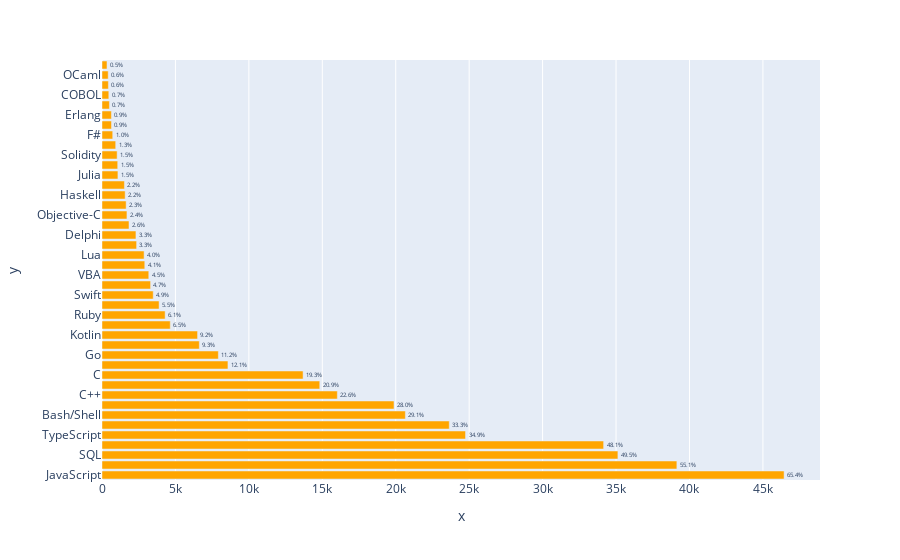

Source (notebook cell):
### Code cell
plot_df2(df,'LanguageHaveWorkedWith','orange')

### Figure 1 — Plotly figure (JSON) as saved in the notebook; plotly's stock layout.template omitted (floating-point values rounded to 4 significant figures)
{"data": [{"alignmentgroup": "True", "hovertemplate": "x=%{x}<br>y=%{y}<br>text=%{text}<extra></extra>", "legendgroup": "", "marker": {"color": "orange", "pattern": {"shape": ""}}, "name": "", "offsetgroup": "", "orientation": "h", "showlegend": false, "text": ["65.4%", "55.1%", "49.5%", "48.1%", "34.9%", "33.3%", "29.1%", "28.0%", "22.6%", "20.9%", "19.3%", "12.1%", "11.2%", "9.3%", "9.2%", "6.5%", "6.1%", "5.5%", "4.9%", "4.7%", "4.5%", "4.1%", "4.0%", "3.3%", "3.3%", "2.6%", "2.4%", "2.3%", "2.2%", "2.2%", "1.5%", "1.5%", "1.5%", "1.3%", "1.0%", "0.9%", "0.9%", "0.7%", "0.7%", "0.6%", "0.6%", "0.5%"], "textposition": "outside", "type": "bar", "x": [46443, 39142, 35127, 34155, 24752, 23644, 20656, 19883, 16024, 14827, 13692, 8575, 7922, 6625, 6507, 4648, 4299, 3887, 3489, 3308, 3185, 2913, 2867, 2357, 2311, 1837, 1698, 1644, 1577, 1528, 1084, 1070, 1031, 932, 730, 646, 641, 504, 464, 435, 422, 340], "xaxis": "x", "y": ["JavaScript", "HTML/CSS", "SQL", "Python", "TypeScript", "Java", "Bash/Shell", "C#", "C++", "PHP", "C", "PowerShell", "Go", "Rust", "Kotlin", "Dart", "Ruby", "Assembly", "Swift", "R", "VBA", "MATLAB", "Lua", "Groovy", "Delphi", "Scala", "Objective-C", "Perl", "Haskell", "Elixir", "Julia", "Clojure", "Solidity", "LISP", "F#", "Fortran", "Erlang", "APL", "COBOL", "SAS", "OCaml", "Crystal"], "yaxis": "y"}], "layout": {"barmode": "relative", "legend": {"tracegroupgap": 0}, "margin": {"t": 60}, "xaxis": {"anchor": "y", "domain": [0, 1], "title": {"text": "x"}}, "yaxis": {"anchor": "x", "domain": [0, 1], "title": {"text": "y"}}}}
